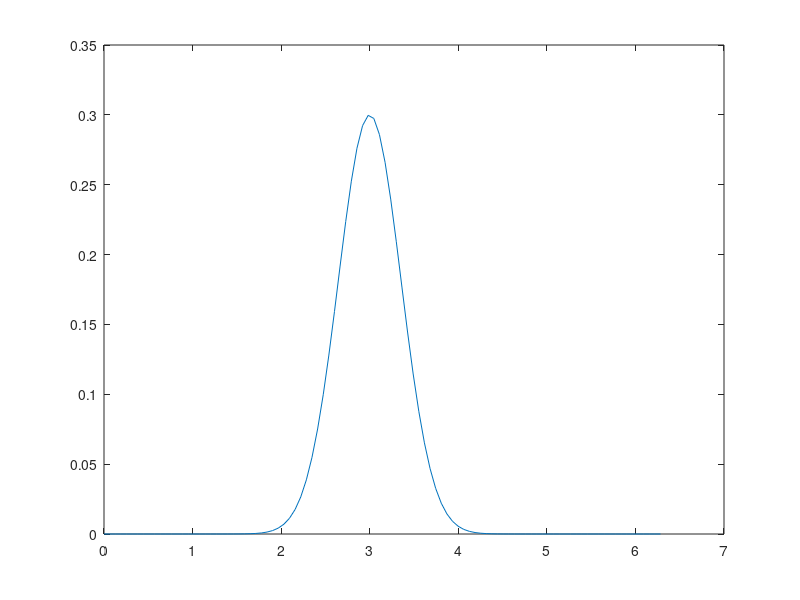

This chart was generated by the following MATLAB code: (Note: this script raises an error after producing the figure.)
N = 100;
L = 2*pi;

x = 0:L/(N-1):L;

y1 = 0.0;
y2 = 0.5;

u0 = y2*0.6*exp(-4*(x-3).^2);

plot(x,u0);
hold all;

f = dydt(t,y) -0.5*ddx(y);

y0 = [10;5;4;3;1];
[t,y] = ode45(dydt,[0,5],y0);

surf(y);
